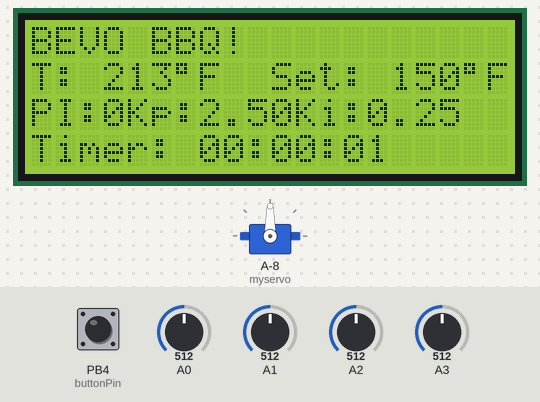
Bench run of a sketch on a simulated ATtiny85, built with avr-gcc and run on an emulated ATtiny85. Parts: servo, 20×4 character LCD. The test bench sets the inputs (shaded band); at power-on: A0 = 512, A1 = 512, A2 = 512, A3 = 512, PB4 (buttonPin) LOW.

Above: at 1.2 s.
1.3 s: A0 set to 716
At 2.9 s:
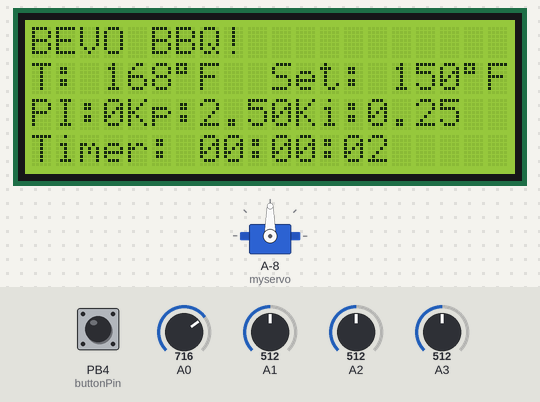
4.6 s: A1 set to 716
At 5.9 s:
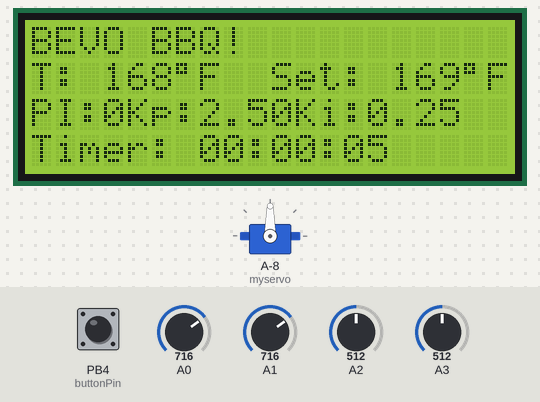
7.6 s: A2 set to 716
At 8.8 s:
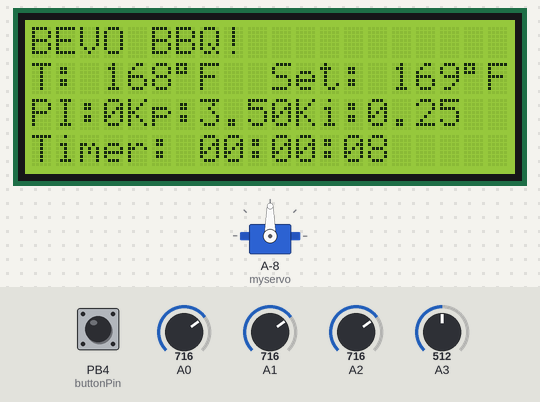
10.7 s: A3 set to 716
At 11.6 s:
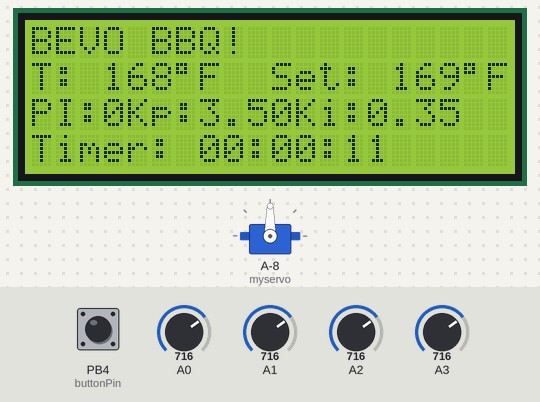
13.7 s: PB4 (buttonPin) pulled HIGH for 1.25 s
At 15.1 s:
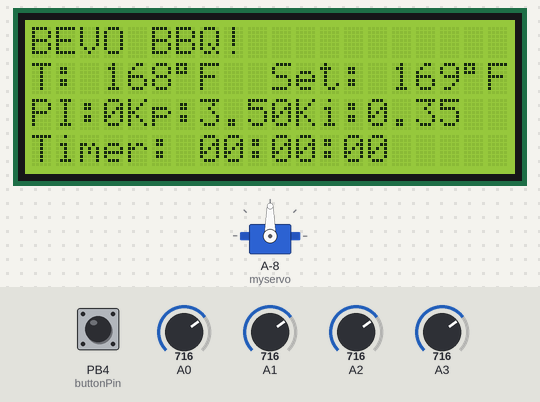
16.8 s: A0 set to 992
At 18.1 s:
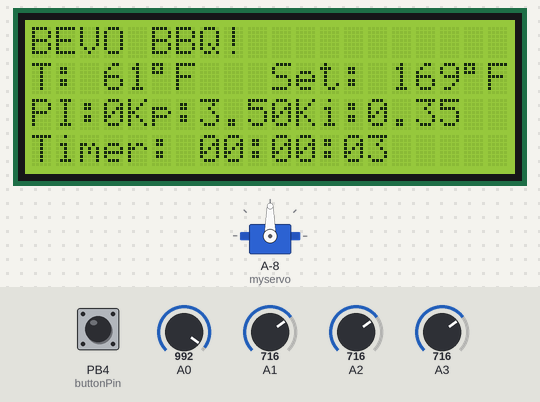
Timing chart, 0 to 19.8 s (numbered marks = the images above; inputs shaded):
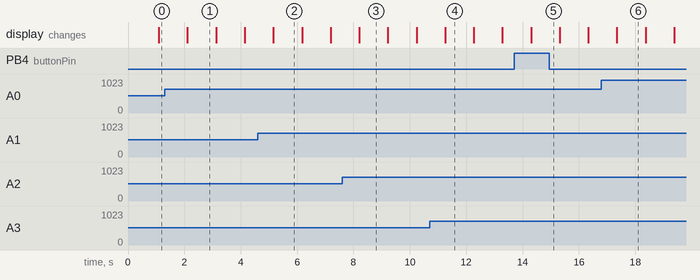

The sketch:

sketch.ino
```cpp
#include <SoftwareServo.h>
#include <LiquidCrystal.h>
//#include <OneWire.h>
//#include <DallasTemperature.h>
#include <math.h>
//#include <Thermistor4.h>

#define servoPin 6
SoftwareServo myservo;
#define servo_max 90
#define servo_min 0

// initialize the library with the numbers of the interface pins
// LiquidCrystal lcd(12, 11, 5, 4, 3, 2);
LiquidCrystal lcd(7, 8, 9, 10, 11, 12);

float Vout;
float R2;
float buffer;
//float dstemp=0;
float Ttemp;
float TK;
int set_temp;

float error;
float Kp;
float Ki;
float terror=0;
#define dt 1
int pid=0;
int pid_last=0;
#define pid_delay 60000
//#define pid_delay 60000

unsigned long time=0;
unsigned long pid_time;
int seconds=0;
int minutes=-1;
unsigned int hours=0;
#define buttonPin 4
int buttonState=0;

#define Vin 5
#define R1 10000

#define ThermistorPin 0
#define DsPin 5

#define A1 -5.592569324221352e-04
#define A2 5.396561643682833e-04
#define A3 -2.816959457164149e-05
#define A4 8.351502163577249e-07
//OneWire onewire(DsPin);
//DallasTemperature ds(&onewire);

void setup() {
  myservo.attach(6);
  lcd.begin(20, 4);
  pid_time=millis()+60000;
  pinMode(buttonPin, INPUT);
  //ds.begin();
  //lcd.print("Set servo Max");
  //while(true){
    pinMode(13,OUTPUT);
  //}
}

void loop() {
  // set the cursor to column 0, line 1
  // (note: line 1 is the second row, since counting begins with 0):
  //ds.requestTemperatures();
  //dstemp=ds.getTempFByIndex(0);

  Vout=(5.0/1023.0)*analogRead(0);
  buffer = (Vin/Vout)-1;
  R2=R1/buffer;
  TK=1/(A1+A2*log(R2)+A3*pow(log(R2),2)+A4*pow(log(R2),3));//Thermistor equation
  Ttemp=(TK-273.15)*1.8+32;//Convert to F

  //set_temp=100*analogRead(1)/1023.0+100+0.5; // Percentage rounded to int and offset by 100 (100-200 pot)
  set_temp=map(analogRead(1), 0, 1023, 100, 200)+0.5;

  Kp=5*analogRead(2)/1023.0;//0-5 pot
  Ki=0.5*analogRead(3)/1023.0;//0-1 pot
  //Kp=map(analogRead(2),0,1023,0,5);
  //Ki=map(analogRead(3),0,1023,0,0.5);
  if (pid_delay<millis()-pid_time){
    error=set_temp-Ttemp;
    terror=terror+error*dt;
    pid=Kp*error+Ki*terror+0.5;

    if (pid > servo_max){
        pid=servo_max;
    }
    else if (pid < servo_min){
        pid=servo_min;
    }
    pid_time=millis();
    //myservo.write(pid);
  }
  buttonState=digitalRead(buttonPin);
  if (buttonState == HIGH){
    time=millis();
    seconds=0;
    minutes=-1;
    hours=0;
  }//else{
      //}

  seconds=((millis()-time)/(1000))%60;
  if (seconds==0){
    minutes++;
    if (minutes > 59){
        minutes=0;
        hours++;
    }
  }

  //Thermistor.ReadCalculate(3);
  //Ttemp=Thermistor.GetFarenheit();
  lcd.clear();
  lcd.print("BEVO BBQ!");
  //lcd.setCursor(18,0);
  //lcd.print(buttonState);

  lcd.setCursor(0,1);
  //lcd.print("dsT: ");
  //lcd.print(dstemp);
  lcd.print("T: ");
  lcd.print((int)(Ttemp+0.5));
  lcd.print((char)223);
  lcd.print("F");

  lcd.setCursor(10,1);
  lcd.print("Set: ");
  lcd.print(set_temp);
  lcd.print((char)223);
  lcd.print("F");

  lcd.setCursor(0,2);
  lcd.print("PI:");
  lcd.print((int)(pid+0.5));
  lcd.print("Kp:");
  lcd.print(Kp);
  lcd.print("Ki:");
  lcd.print(Ki);

  lcd.setCursor(0, 3);
  lcd.print("Timer: ");
  if (hours<10){
      lcd.print("0");
  }
  lcd.print((int)hours);
  lcd.print(":");
  if (minutes<10){
      lcd.print("0");
  }
  lcd.print(minutes);
  lcd.print(":");
  if (seconds<10){
      lcd.print("0");
  }
  lcd.print(seconds);
  //for(int i=0; i<100; i=+10){
    if(pid!=pid_last){
    myservo.write(pid);
    SoftwareServo::refresh();
    pid_last=pid;
    }
    delay(1000);
  //}
}
```

Measured:
- what the display in image 6 shows lasts 1.0 s, from 17.4 s to 18.4 s
